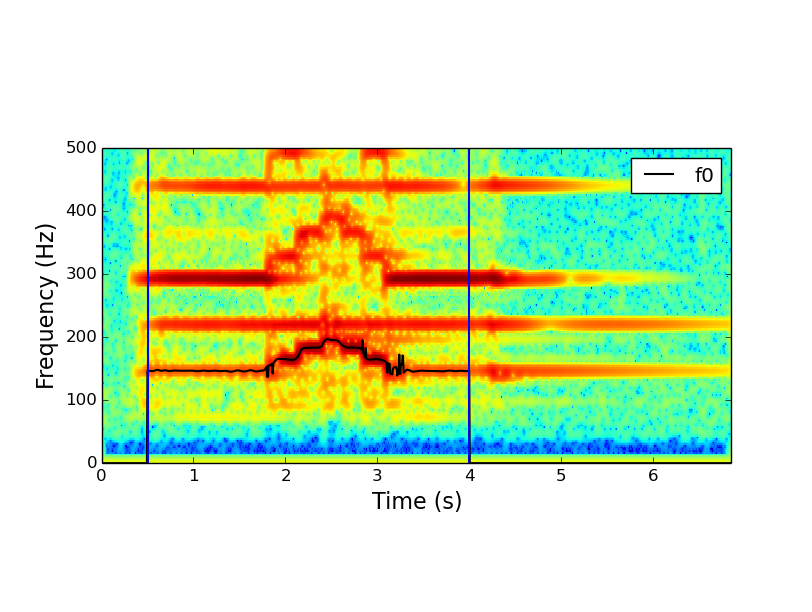

Source code (Python):
import os
import sys
import numpy as np
import math
from scipy.signal import get_window
import matplotlib.pyplot as plt

sys.path.append(os.path.join(os.path.dirname(os.path.realpath(__file__)), '../../software/models/'))
import utilFunctions as UF
import harmonicModel as HM
import sineModel as SM
import stft

eps = np.finfo(float).eps

"""
Estimate fundamental frequency in polyphonic audio signal

The function uses the two way mismatch algorithm for f0 estimation. The input argument
 to the function is the wav file name including the path (inputFile). The function 
returns a numpy array of the f0 frequency values for each audio frame.



"""
def estimateF0(inputFile = 'cello-double-2.wav'):
    """
    Input:
        inputFile (string): wav file including the path
    Output:
        f0 (numpy array): array of the estimated fundamental frequency (f0) values
    """

    window = 'blackman'
    M = 7501
    N = 16384
    f0et = 7
    t = -75
    minf0 = 130
    maxf0 = 200
    H = 256                                                     #fix hop size
      
    fs, x = UF.wavread(inputFile)                               #reading inputFile
    w  = get_window(window, M)                                  #obtaining analysis window    
    
    f0 = HM.f0Detection(x, fs, w, N, H, t, minf0, maxf0, f0et)  #estimating F0
    startFrame = np.floor(0.5*fs/H)    
    endFrame = np.ceil(4.0*fs/H)
    f0[:startFrame] = 0
    f0[endFrame:] = 0
    y = UF.sinewaveSynth(f0, 0.8, H, fs)
    UF.wavwrite(y, fs, 'synthF0Contour.wav')

    ## Code for plotting the f0 contour on top of the spectrogram
    # frequency range to plot
    maxplotfreq = 500.0    
    fontSize = 16
    plot = 1            # plot = 1 plots the f0 contour, otherwise saves it to a file.  

    fig = plt.figure()
    ax = fig.add_subplot(111)

    mX, pX = stft.stftAnal(x, fs, w, N, H)                      #using same params as used for analysis
    mX = np.transpose(mX[:,:int(N*(maxplotfreq/fs))+1])
    
    timeStamps = np.arange(mX.shape[1])*H/float(fs)                             
    binFreqs = np.arange(mX.shape[0])*fs/float(N)
    
    plt.pcolormesh(timeStamps, binFreqs, mX)
    plt.plot(timeStamps, f0, color = 'k', linewidth=1.5)
    plt.plot([0.5, 0.5], [0, maxplotfreq], color = 'b', linewidth=1.5)
    plt.plot([4.0, 4.0], [0, maxplotfreq], color = 'b', linewidth=1.5)
    
    
    plt.autoscale(tight=True)
    plt.ylabel('Frequency (Hz)', fontsize = fontSize)
    plt.xlabel('Time (s)', fontsize = fontSize)
    plt.legend(('f0',))
    
    xLim = ax.get_xlim()
    yLim = ax.get_ylim()
    ax.set_aspect((xLim[1]-xLim[0])/(2.0*(yLim[1]-yLim[0]))) 

    if plot == 1: #save the plot too!
        plt.autoscale(tight=True) 
        plt.show()
    else:
        fig.tight_layout()
        fig.savefig('f0_over_Spectrogram.png', dpi=150, bbox_inches='tight')

    return f0
